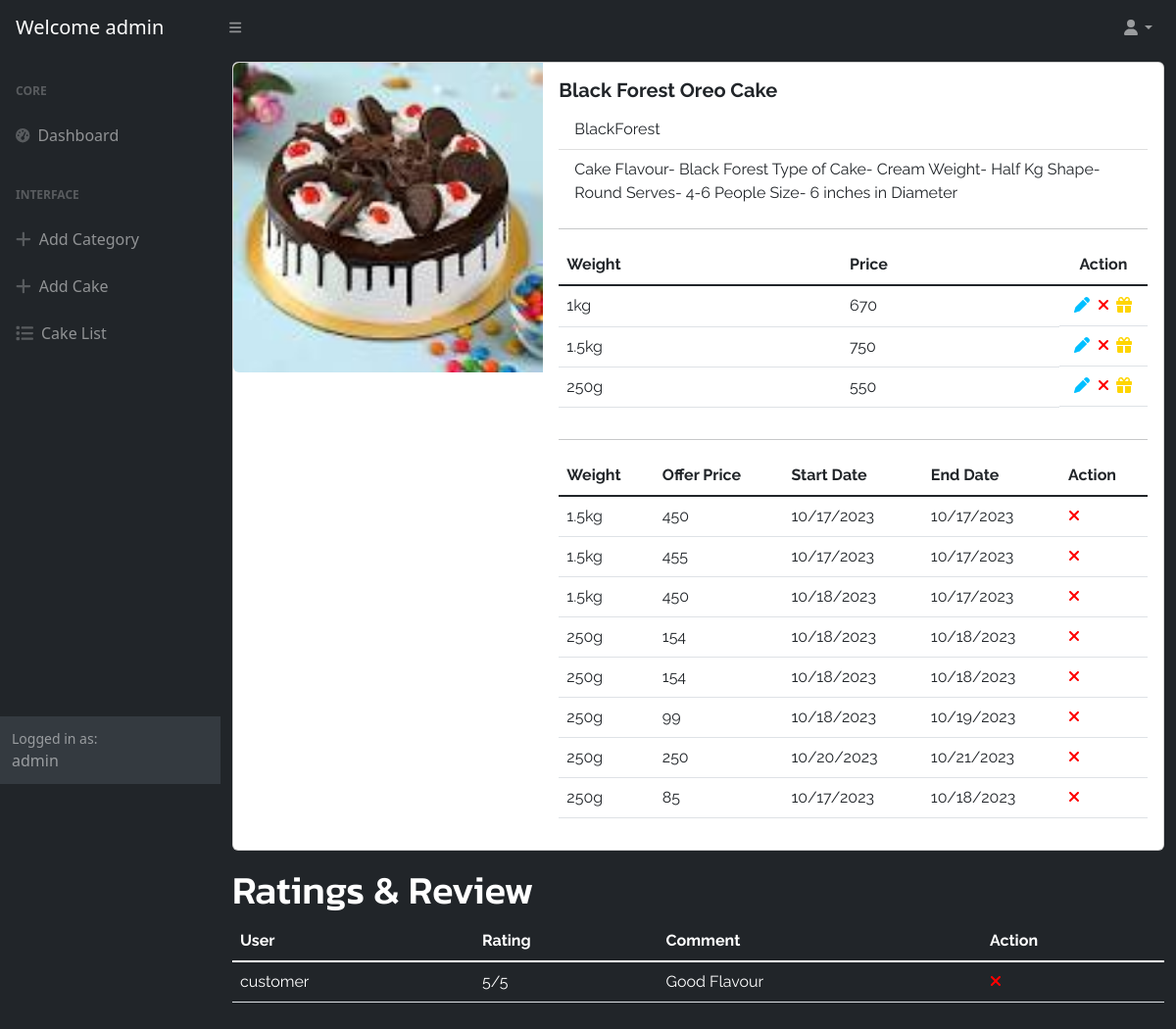
Before: /3/detail (signed in) with the older database file.
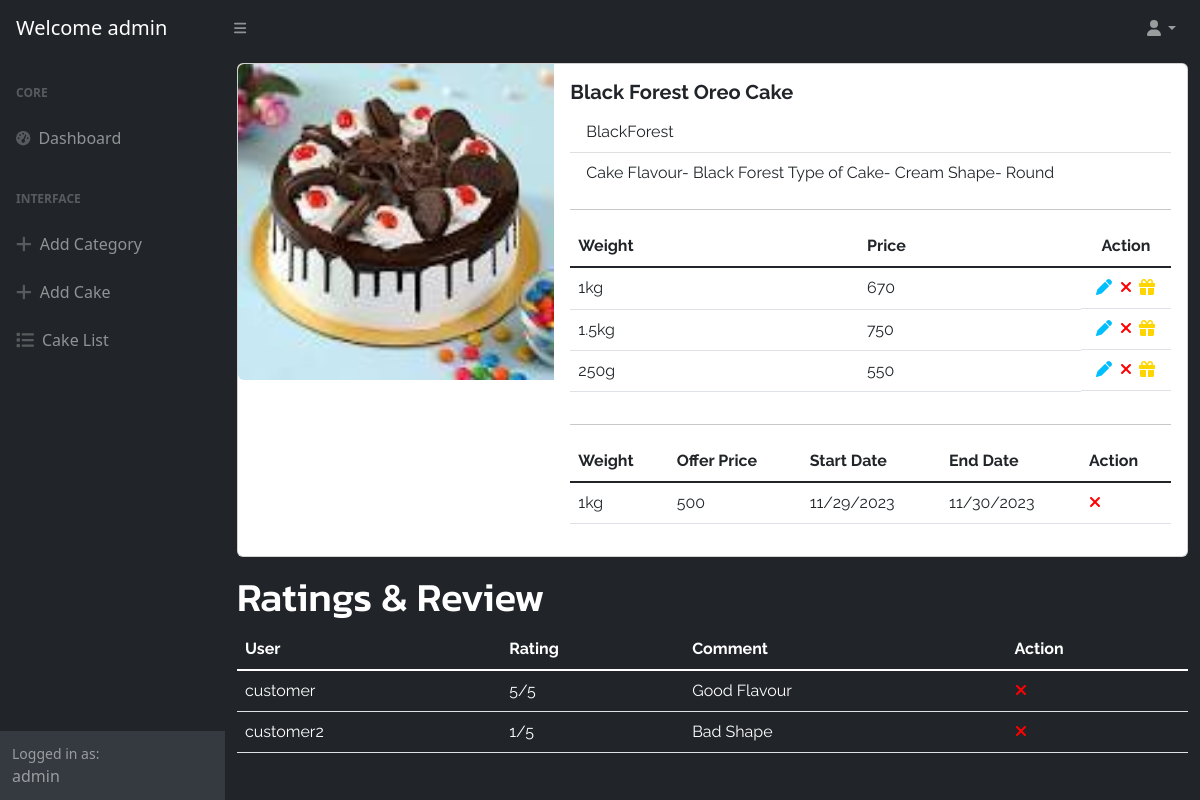
After: the same page with the newer database file.
### cakeshop/models.py (models this page shows, shortened)
class Cakes(models.Model):
    name = models.CharField(max_length=100,unique=True)
    image = models.ImageField(upload_to="images")
    description = models.CharField(max_length=500)
    category = models.ForeignKey(Category,null=True,on_delete=models.SET_NULL)

class CakeVarients(models.Model):
    options=(
        ("250g","250g"),
        ("500g","500g"),
        ("1kg","1kg"),
        ("1.5kg","1.5kg"),
        ("2kg","2kg")
    )
    weight=models.CharField(max_length=100,choices=options,default="1kg")
    price=models.PositiveIntegerField()
    cake=models.ForeignKey(Cakes,on_delete=models.CASCADE)

class Offers(models.Model):
    cakevarient=models.ForeignKey(CakeVarients,on_delete=models.CASCADE)
    price=models.PositiveIntegerField()
    start_date=models.DateTimeField()
    due_date=models.DateTimeField()

class Reviews(models.Model):
    user=models.ForeignKey(User,on_delete=models.CASCADE)
    cake=models.ForeignKey(Cakes,on_delete=models.CASCADE,null=True)
    rating=models.PositiveIntegerField(validators=[MinValueValidator(1),MaxValueValidator(5)])
    comment=models.CharField(max_length=300)

class User(AbstractUser):
    phone = models.CharField(max_length=100,unique=True)
    address = models.CharField(max_length=200)

class Category(models.Model):
    name = models.CharField(max_length=100,unique=True)
    is_active = models.BooleanField(default=True)
    def __str__(self):
        return self.name

### cakeshop/views.py (the view)
# urls.py: path('<int:pk>/detail', CakeDetailView.as_view(), name = "cake_detail"),
@method_decorator(decs, name="dispatch")
class CakeDetailView(DetailView):
    template_name = "cakeshop/cake_detail.html"
    model = Cakes
    context_object_name = "cake"

### cakeshop/views.py (called while the page is built)
def signin_required(fn):
    def wrapper(request,*args,**kwargs):
        if not request.user.is_authenticated:
            messages.error(request,"Invalid User")
            return redirect("signin")
        else:
            return fn(request,*args,**kwargs)
    return wrapper

def is_admin(fn):
    def wrapper(request,*args,**kwargs):
        if not request.user.is_superuser:
            messages.error(request,"Permission Denied for current user")
            return redirect("signin")
        else:
            return fn(request,*args,**kwargs)
    return wrapper

### cakeshop/templates/cakeshop/cake_detail.html
{% extends 'cakeshop/base.html' %}
{% load static %}
{% block main_block %}
<link rel="stylesheet" href="{% static 'css/cake_list.css' %}">
    <div class="container-fluid mt-2 font">
        <div class="item d-flex justify-content-center">
            <div class="card mb-3" style="width: 100%;">
                <div class="row g-0">
                  <div class="col-md-4">
                    <img src="{{cake.image.url}}" class="img-fluid rounded-start" alt="..." width="100%">
                  </div>
                  <div class="col-md-8">
                    <div class="card-body">
                      <h5 class="card-title fw-bolder">{{cake.name}}</h5>
                      <ul class="list-group list-group-flush">
                        <li class="list-group-item">{{cake.category}}</li>
                        <li class="list-group-item">{{cake.description}}</li>
                      </ul>
                      <hr>
                      <div class="table-responsive">
                        <table class="table">
                          <thead>
                              <tr>
                                  <th>Weight</th>
                                  <th>Price</th>
                                  <th class="text-center" style="width: 15%;">Action</th>
                              </tr>
                          </thead>
                          <tbody class="table-group-divider">
                              {% for v in cake.cakevarients_set.all %}
                              <tr>
                                  <td>{{v.weight}}</td>
                                  <td>{{v.price}}</td>
                                  <td class="d-flex justify-content-evenly">
                                    <a href="{% url 'update_varient' v.id %}"><i class="fa-solid fa-pen" style="color: #00bfff;"></i></a>
                                    <a href="{% url 'varient_delete' v.id %}"><i class="fa-solid fa-xmark" style="color: #ff0000;"></i></a>
                                    <a href="{% url 'offer_add' v.id %}"><i class="fa-solid fa-gift" style="color: #ffd500;"></i></a>
                                  </td>
                              </tr>
                              {% endfor %}
                          </tbody>
                        </table>
                      </div>
                      <hr>
                      <div class="table-responsive">
                        <table class="table">
                          <thead>
                              <tr>
                                  <th>Weight</th>
                                  <th>Offer Price</th>
                                  <th>Start Date</th>
                                  <th>End Date</th>
                                  <th>Action</th>
                              </tr>
                          </thead>
                          <tbody class="table-group-divider">
                            {% for v in cake.cakevarients_set.all %}
                              {% for o in v.offers_set.all %}
                                <tr>
                                  <td>{{v.weight}}</td>
                                  <td>{{o.price}}</td>
                                  <td>{{o.start_date|date:"SHORT_DATE_FORMAT"}}</td>
                                  <td>{{o.due_date|date:"SHORT_DATE_FORMAT"}}</td>
                                  <td><a href="{% url 'offer_delete' o.id %}"><i class="fa-solid fa-xmark" style="color: #ff0000;"></i></a></td>
                                </tr>
                              {% endfor %}
                            {% endfor %}
                          </tbody>
                        </table>
                      </div>
                    </div>
                  </div>
                </div>
            </div>
        </div>
        <h1 class="text-white">Ratings & Review</h1>
        <div class="table-responsive">
          <table class="table text-white mb-5">
            <thead>
                <tr>
                    <th>User</th>
                    <th>Rating</th>
                    <th>Comment</th>
                    <th>Action</th>
                </tr>
            </thead>
            <tbody class="table-group-divider">
              {% for r in cake.reviews_set.all %}
                  <tr>
                    <td>{{r.user}}</td>
                    <td>{{r.rating}}/5</td>
                    <td>{{r.comment}}</td>
                    <td><a href="{% url 'review_delete' r.id %}"><i class="fa-solid fa-xmark" style="color: #ff0000;"></i></a></td>
                  </tr>
              {% endfor %}
            </tbody>
          </table>
        </div>
    </div>
{% endblock %}

Changed rows visible on the page:
removed Offers: {{ v.weight }} "1.5kg", price "450", start_date "10/17/2023", due_date "10/17/2023", shown under CakeVarients "1.5kg"
removed Offers: {{ v.weight }} "1.5kg", price "455", start_date "10/17/2023", due_date "10/17/2023", shown under CakeVarients "1.5kg"
removed Offers: {{ v.weight }} "1.5kg", price "450", start_date "10/18/2023", due_date "10/17/2023", shown under CakeVarients "1.5kg"
removed Offers: {{ v.weight }} "250g", price "154", start_date "10/18/2023", due_date "10/18/2023", shown under CakeVarients (number 3 of 3 on the later page)
removed Offers: {{ v.weight }} "250g", price "154", start_date "10/18/2023", due_date "10/18/2023", shown under CakeVarients (number 3 of 3 on the later page)
removed Offers: {{ v.weight }} "250g", price "99", start_date "10/18/2023", due_date "10/19/2023", shown under CakeVarients (number 3 of 3 on the later page)
removed Offers: {{ v.weight }} "250g", price "250", start_date "10/20/2023", due_date "10/21/2023", shown under CakeVarients (number 3 of 3 on the later page)
removed Offers: {{ v.weight }} "250g", price "85", start_date "10/17/2023", due_date "10/18/2023", shown under CakeVarients (number 3 of 3 on the later page)
changed Cakes "Black Forest Oreo Cake": description "Cake Flavour- Black Forest Type of Cake- Cream Weight- Half Kg Shape- Round Serves- 4-6 People Size- 6 inches in Diameter" → "Cake Flavour- Black Forest Type of Cake- Cream Shape- Round"
added Offers: {{ v.weight }} "1kg", price "500", start_date "11/29/2023", due_date "11/30/2023", shown under CakeVarients "1kg"
added Reviews: user "customer2", rating "1", comment "Bad Shape"
